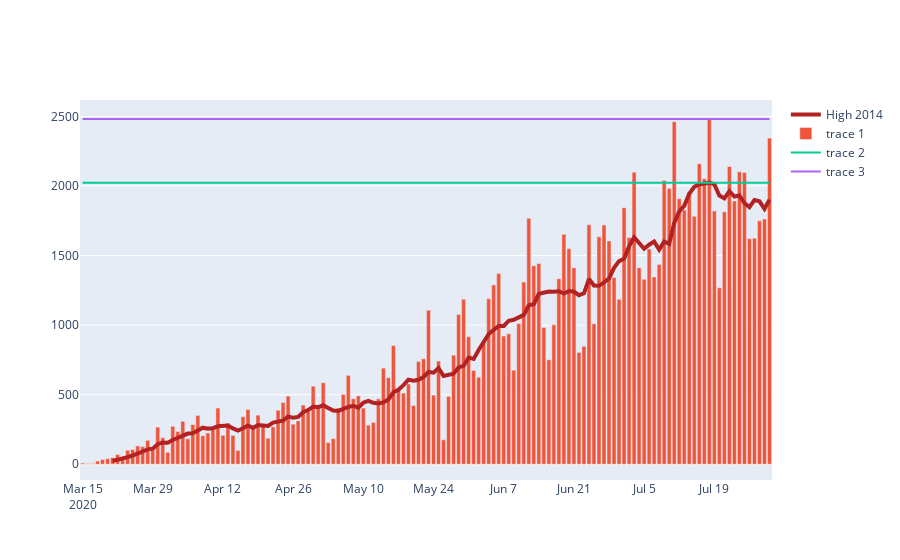

The code cell stored with this chart in its notebook:
### Code cell
fig = go.Figure()
# Create and style traces
fig.add_trace(go.Scatter(x=df.index, y=df.Cases.rolling(7).mean(), name='High 2014',
                         line=dict(color='firebrick', width=4)))
fig.add_trace(go.Bar(x=df.index, y=df.Cases))
fig.add_trace(go.Scatter(x=df.index, y=df.Rolling_Peak))
fig.add_trace(go.Scatter(x=df.index, y=df.Actual_Peak))

### Figure 1 — Plotly figure (JSON) as saved in the notebook; plotly's stock layout.template omitted (floating-point values rounded to 4 significant figures; data arrays with more than 128 entries replaced by an {"elided": "..."} marker saying what was removed)
{"data": [{"line": {"color": "firebrick", "width": 4}, "name": "High 2014", "type": "scatter", "x": {"elided": "138 str values"}, "y": {"elided": "138 float values"}}, {"type": "bar", "x": {"elided": "138 str values"}, "y": {"elided": "138 int values"}}, {"type": "scatter", "x": {"elided": "138 str values"}, "y": {"elided": "138 int values"}}, {"type": "scatter", "x": {"elided": "138 str values"}, "y": {"elided": "138 int values"}}], "layout": {"autosize": true, "xaxis": {"autorange": true, "range": ["2020-03-14 12:00", "2020-07-30 12:00"], "type": "date"}, "yaxis": {"autorange": true, "range": [-113.0, 2618.0], "type": "linear"}}}
